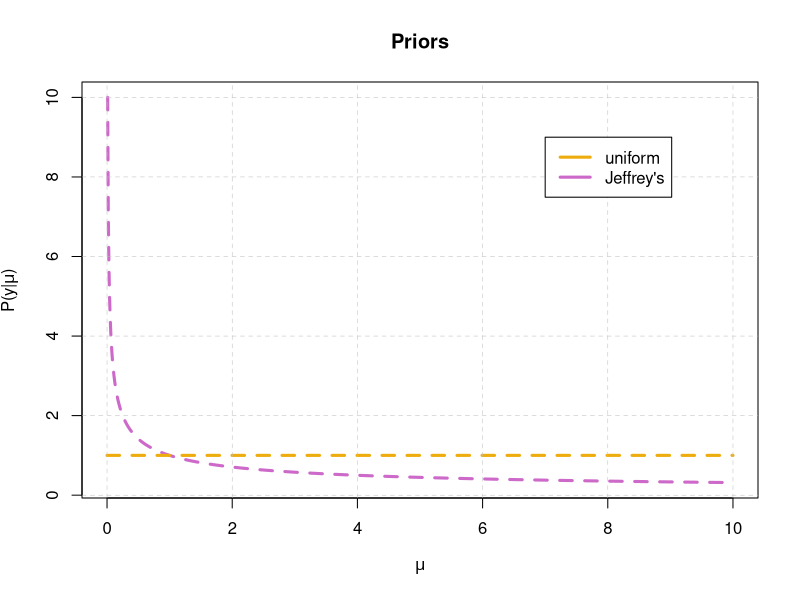
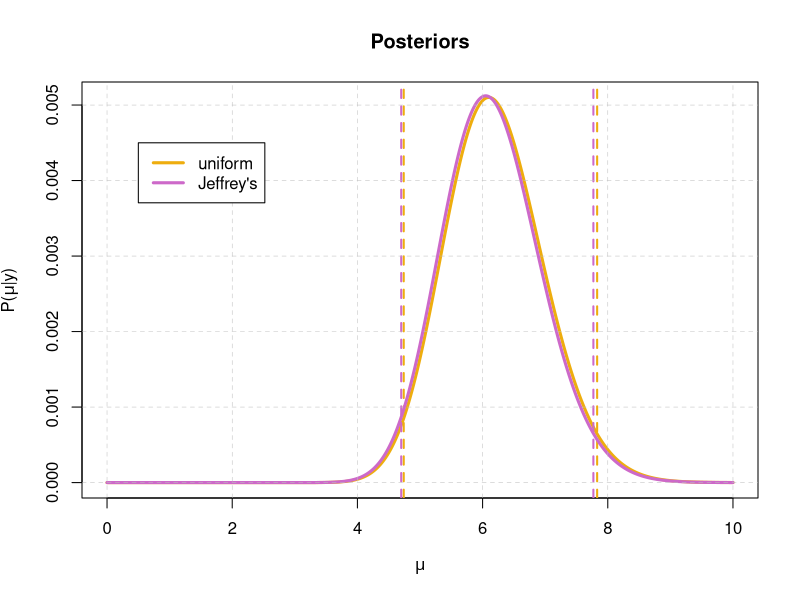

The R source for these figures, in order:
n <- 10
y <- c(5, 8, 4, 6, 11, 6, 6, 5, 6, 4)
mu <- seq(0, 10, 0.01)

# the likelihood is a poisson distribution with mu unknown: f({y_i}|mu) is proportional to mu^{sum(y_i)} * e^{-n mu}

# function to find the mean
first <- function(f){
	mean <- 0
	for(i in 1:length(f)){
		mean <- mean + mu[i] * f[i]
	}
	return(mean)
}

# function to find the median
find_median <- function(f){
	p <- 0
	integral <- sum(f)
	for(i in 1:length(f)){
		p <- p + f[i]
		if(p > 0.5 * integral){
			break
		}
	}
	return(mu[i-1])
}

# function to find the variance
second <- function(f){
	E_2 <- 0
	for(i in 1:length(f)){
		E_2 <- E_2 + mu[i]^2 * f[i]
	}
	var <- E_2 - first(f)^2
	return(var)
}

# function to find the min of the credibility interval (2.5%)
min_ci <- function(f){
	val <- 0
	integral <- sum(f)
	for(i in 1:length(f)){
		val <- val + f[i]
		if(val > 0.025 * integral){
			break
		}
	}
	return(mu[i-1])
}

# function to find the max of the credibility interval (97.5%)
max_ci <- function(f){
	val <- 0
	integral <- sum(f)
	for(i in 1:length(f)){
		val <- val + f[i]
		if(val > 0.975 * integral){
			break
		}
	}
	return(mu[i-1])
}

# a) -> uniform prior
unif_prior <- rep(1, length(mu))

# posterior is proportional to a Gamma(alpha = sum(y_i) + 1, lambda = n)

sum_y <- sum(y)
unif_posterior.star <- dgamma(mu, sum_y + 1, n)		# not normalized
unif_posterior <- unif_posterior.star / sum(unif_posterior.star)

# b) -> Jeffrey's prior 
jeff_prior <- 1/sqrt(mu)

# posterior is proportional to a Gamma(alpha = sum(y_i) + 1/2, lambda = n)

jeff_posterior.star <- dgamma(mu, sum_y + 1/2, n)		# not normalized
jeff_posterior <- jeff_posterior.star / sum(jeff_posterior.star)


# plot the priors
plot(mu, jeff_prior, type = 'l', lty = 2, lwd = 3, col = "orchid3", xlab = expression(paste(mu)), ylab = expression(paste("P(y|", mu, ")")), main = "Priors")
lines(mu, unif_prior, type = 'l', lty = 2, lwd = 3, col = "darkgoldenrod2")

grid(nx = NULL, ny = NULL, lty = 2, col = "gray", lwd = 0.5)
legend(7, 9, legend = c("uniform", "Jeffrey's"), col = c("darkgoldenrod2", "orchid3"), lty = 1,, lwd = 3, cex = 1)

# mean (first moment)
unif_mean <- first(unif_posterior)
jeff_mean <- first(jeff_posterior)

# median
unif_median <- find_median(unif_posterior)
jeff_median <- find_median(jeff_posterior)

# variance (second moment)
unif_variance <- second(unif_posterior)
jeff_variance <- second(jeff_posterior)

# credibility interval
unif_min_ci <- min_ci(unif_posterior)
unif_max_ci <- max_ci(unif_posterior)
jeff_min_ci <- min_ci(jeff_posterior)
jeff_max_ci <- max_ci(jeff_posterior)


# plot the posteriors
plot(mu, unif_posterior, type = 'l', lwd = 3, col = "darkgoldenrod2", xlab = expression(paste(mu)), ylab = expression(paste("P(", mu, "|y)")), main = "Posteriors")
abline(v = unif_min_ci, lty = 2, lwd = 2, col = "darkgoldenrod2")
abline(v = unif_max_ci, lty = 2, lwd = 2, col = "darkgoldenrod2")

lines(mu, jeff_posterior, type = 'l', col = "orchid3", lwd = 3)
abline(v = jeff_min_ci, lty = 2, lwd = 2, col = "orchid3")
abline(v = jeff_max_ci, lty = 2, lwd = 2, col = "orchid3")

grid(nx = NULL, ny = NULL, lty = 2, col = "gray", lwd = 0.5)
legend(0.5, 0.0045, legend = c("uniform", "Jeffrey's"), col = c("darkgoldenrod2", "orchid3"), lty = 1,, lwd = 3, cex = 1)


# summary table
prior <- c("uniform", "Jeffrey's")
mean <- c(unif_mean, jeff_mean)
median <- c(unif_median, jeff_median)
variance <- c(unif_variance, jeff_variance)
min <- c(unif_min_ci, jeff_min_ci)
max <- c(unif_max_ci, jeff_max_ci)

df <- data.frame(prior, mean = round(mean, 3), median, variance = round(variance, 2), min, max)
print(df)

# c) normal approximations
unif_norm <- dnorm(mu, unif_mean, unif_variance)
jeff_norm <- dnorm(mu, jeff_mean, jeff_variance)

# credibility interval
unif_norm_min_ci <- min_ci(unif_norm)
unif_norm_max_ci <- max_ci(unif_norm)
jeff_norm_min_ci <- min_ci(jeff_norm)
jeff_norm_max_ci <- max_ci(jeff_norm)


# summary table
distribution <- c("uniform", "normal approx", "-", "Jeffrey's", "normal approx")
min <- c(unif_min_ci, unif_norm_min_ci, "-", jeff_min_ci, jeff_norm_min_ci)
max <- c(unif_max_ci, unif_norm_max_ci, "-", jeff_max_ci, jeff_norm_max_ci)

df2 <- data.frame(distribution, min, max)
print(df2)
